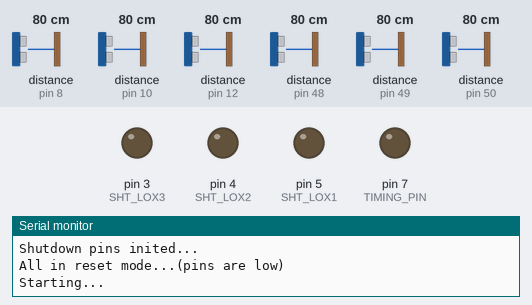
Recording of a sketch running on a simulated Arduino Uno, built with avr-gcc and run on an emulated ATmega328P. Parts: output pins drawn as LEDs (lit = HIGH), the last lines printed to the serial monitor. The inputs (shaded band) are chosen by the test bench; at power-on: distance to the obstacle (sensors on pin 8, pin 10, pin 12, pin 48, pin 49, pin 50) 80 cm. The echo pulse lasts 58.3 µs per cm.

Above: at 0.01 s.
At 1.7 s:
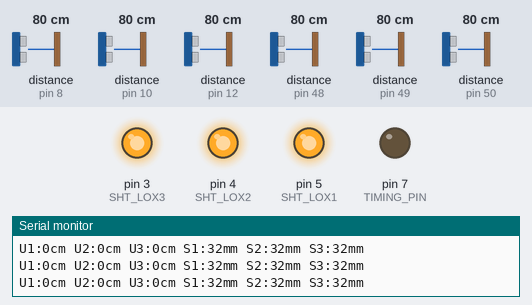
1.8 s: distance to the obstacle (sensor on pin 8) set to 2 cm
4.8 s: distance to the obstacle (sensor on pin 10) set to 2 cm
7.8 s: distance to the obstacle (sensor on pin 12) set to 4 cm
Timing chart, 0 to 10.8 s (numbered marks = the images above; inputs shaded):
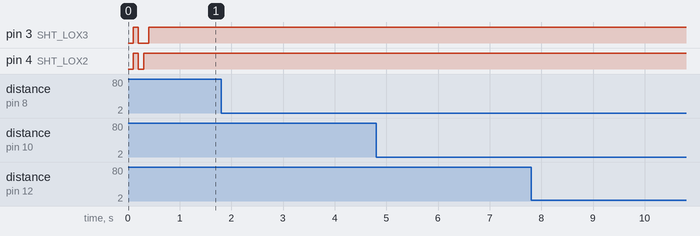

The sketch:

vl6180x_triple_ros2_ultra.ino
```cpp
#include <Adafruit_VL6180X.h>
#include <NewPing.h>

#define SONAR_NUM 3
#define MAX_DISTANCE 60

NewPing sonar[SONAR_NUM] = {
  NewPing(13, 12, MAX_DISTANCE),  // (trigger, echo, max_dist)
  NewPing(11, 10, MAX_DISTANCE),
  NewPing(9, 8, MAX_DISTANCE)
};

// address we will assign if dual sensor is present
#define LOX1_ADDRESS 0x30
#define LOX2_ADDRESS 0x31
#define LOX3_ADDRESS 0x32

// set the pins to shutdown
#define SHT_LOX1 5
#define SHT_LOX2 4
#define SHT_LOX3 3

#define TIMING_PIN 7

// objects for the VL6180X
Adafruit_VL6180X lox1 = Adafruit_VL6180X();
Adafruit_VL6180X lox2 = Adafruit_VL6180X();
Adafruit_VL6180X lox3 = Adafruit_VL6180X();

/*
    Reset all sensors by setting all of their XSHUT pins low for delay(10), then set all XSHUT high to bring out of reset
    Keep sensor #1 awake by keeping XSHUT pin high
    Put all other sensors into shutdown by pulling XSHUT pins low
    Initialize sensor #1 with lox.begin(new_i2c_address) Pick any number but 0x29 and it must be under 0x7F. Going with 0x30 to 0x3F is probably OK.
    Keep sensor #1 awake, and now bring sensor #2 out of reset by setting its XSHUT pin high.
    Initialize sensor #2 with lox.begin(new_i2c_address) Pick any number but 0x29 and whatever you set the first sensor to
*/
void setID() {
  // all reset
  digitalWrite(SHT_LOX1, LOW);
  digitalWrite(SHT_LOX2, LOW);
  digitalWrite(SHT_LOX3, LOW);
  delay(100);

  // all unreset
  digitalWrite(SHT_LOX1, HIGH);
  digitalWrite(SHT_LOX2, HIGH);
  digitalWrite(SHT_LOX3, HIGH);
  delay(100);

  // activating LOX1 and reseting LOX2
  digitalWrite(SHT_LOX1, HIGH);
  digitalWrite(SHT_LOX2, LOW);
  digitalWrite(SHT_LOX3, LOW);

  // initing LOX1
  if (!lox1.begin()) {
    Serial.println(F("Failed to boot first VL6180X"));
    while (1);
  }
  lox1.setAddress(LOX1_ADDRESS);
  delay(100);

  // activating LOX2
  digitalWrite(SHT_LOX2, HIGH);
  delay(100);

  //initing LOX2
  if (!lox2.begin()) {
    Serial.println(F("Failed to boot second VL6180X"));
    while (1);
  }
  lox2.setAddress(LOX2_ADDRESS);

  // activating LOX3
  digitalWrite(SHT_LOX3, HIGH);
  delay(100);

  //initing LOX3
  if (!lox3.begin()) {
    Serial.println(F("Failed to boot third VL6180X"));
    while (1);
  }
  lox3.setAddress(LOX3_ADDRESS);
  Serial.println(F("Sensors initialized"));
}

void read_sensors() {

  uint8_t r1 = lox1.readRange();
  uint8_t s1 = lox1.readRangeStatus();

  uint8_t r2 = lox2.readRange();
  uint8_t s2 = lox2.readRangeStatus();

  uint8_t r3 = lox3.readRange();
  uint8_t s3 = lox3.readRangeStatus();

  Serial.print("S1:");
  Serial.print((s1 == VL6180X_ERROR_NONE) ? r1 : 255);  // 255 as invalid value (if error raised)
  Serial.print("mm ");
  Serial.print("S2:");
  Serial.print((s2 == VL6180X_ERROR_NONE) ? r2 : 255);
  Serial.print("mm ");
  Serial.print("S3:");
  Serial.print((s3 == VL6180X_ERROR_NONE) ? r3 : 255);
  Serial.println("mm");
}

void read_ultrasonic_sensors() {
  for (uint8_t i = 0; i < SONAR_NUM; i++) {
    delay(30); // Small delay to avoid interferences
    Serial.print("U");
    Serial.print(i + 1);
    Serial.print(":");
    Serial.print(sonar[i].ping_cm());
    Serial.print("cm ");
  }
}

//===============================================================
// Setup
//===============================================================
void setup() {
  Serial.begin(115200);

  // wait until serial port opens for native USB devices
  while (! Serial) {
    delay(1);
  }

  pinMode(SHT_LOX1, OUTPUT);
  pinMode(SHT_LOX2, OUTPUT);
  pinMode(SHT_LOX3, OUTPUT);

  // Enable timing pin so easy to see when pass starts and ends
  pinMode(TIMING_PIN, OUTPUT);

#ifdef GPIO_LOX1
  // If we defined GPIO pins, enable them as PULL UP
  pinMode(GPIO_LOX1, INPUT_PULLUP);
  pinMode(GPIO_LOX2, INPUT_PULLUP);
  pinMode(GPIO_LOX3, INPUT_PULLUP);
#endif

  Serial.println("Shutdown pins inited...");

  digitalWrite(SHT_LOX1, LOW);
  digitalWrite(SHT_LOX2, LOW);
  digitalWrite(SHT_LOX3, LOW);
  digitalWrite(TIMING_PIN, LOW);
  Serial.println("All in reset mode...(pins are low)");


  Serial.println("Starting...");
  setID();

}

//===============================================================
// Loop
//===============================================================
void loop() {
  read_ultrasonic_sensors();
  read_sensors();

  delay(100);
}
```
